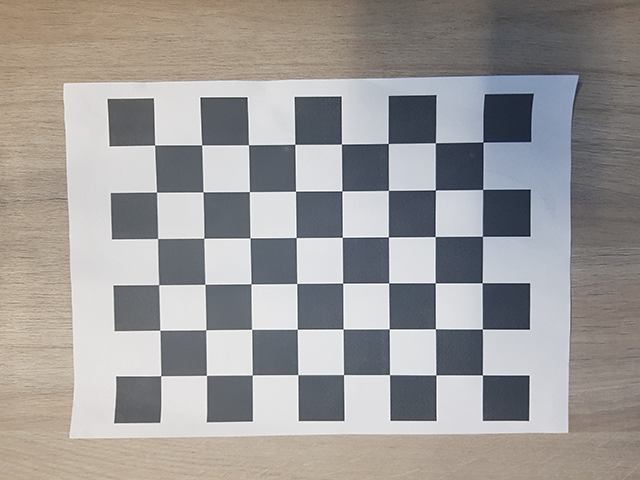
#> input picture measure/calibration/20210308_120028.png, 640 x 480 px; its folder holds only this picture in this run
$ python measure.py
#> lines starting #> are read from the running program, lines starting #| are printed output that depends on the picture; long printed decimals are rounded
import numpy as np
import cv2 as cv
import glob

OBJ_DISTANCE = 30 # cm - distance from objects to the camera
OBJ_SIZE = 14.5 # cm - pen size

criteria = (cv.TERM_CRITERIA_EPS + cv.TERM_CRITERIA_MAX_ITER, 30, 0.001)

# prepare object points, like (0,0,0), (1,0,0), (2,0,0) ....,(6,5,0)
objp = np.zeros((6*8,3), np.float32)
objp[:,:2] = np.mgrid[0:8,0:6].T.reshape(-1,2)

# Arrays to store object points and image points from all the images.
objpoints = [] # 3d point in real world space
imgpoints = [] # 2d points in image plane.
images = glob.glob('calibration/*.png')
for fname in images:
    img = cv.imread(fname)
#> img is the input picture: shape (480, 640, 3); mean B, G, R 152.6, 154, 156.9
    gray = cv.cvtColor(img, cv.COLOR_BGR2GRAY)
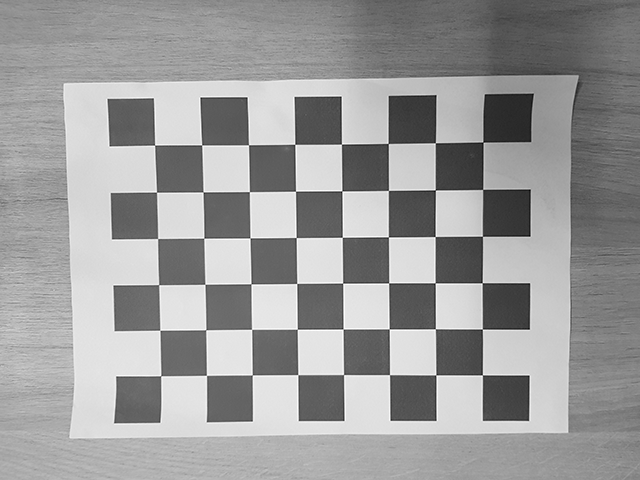
#> gray: shape (480, 640); min 1, max 255, mean 154.7
    # Find the chess board corners
    ret, corners = cv.findChessboardCorners(gray, (8,6), None)
#> ret = True; corners = 48 rows, first 8: [154.6, 145.1], [201.7, 144.9], [248.5, 144.8], [294.8, 144.3], [341.4, 144.1], [388.2, 143.5], [435.3, 142.8], [482.8, 142.1]
    # If found, add object points, image points (after refining them)
    if ret == True:
        objpoints.append(objp)
        corners2 = cv.cornerSubPix(gray,corners, (11,11), (-1,-1), criteria)
#> corners2 = 48 rows, first 8: [154.6, 145.1], [201.7, 144.9], [248.5, 144.7], [294.8, 144.3], [341.4, 144.1], [388.3, 143.4], [435.3, 142.7], [483, 142]
        imgpoints.append(corners)

ret, mtx, dist, rvecs, tvecs = cv.calibrateCamera(objpoints, imgpoints, gray.shape[::-1], None, None)
#> ret = 0.112; mtx = [[964.2, 0, 328.3], [0, 970.8, 211.7], [0, 0, 1]]; dist = [[0.231, 1.48, -0.00566, 0.00292, -30.65]]; rvecs = ([0.0909, 0.0263, -0.00896],); tvecs = ([-3.72, -1.41, 20.82],)

#print(len(objpoints))
print("Intrinsic matrix K:\n", mtx)
#| Intrinsic matrix K:
#|  [[964.245   0.         328.252]
#|  [  0.         970.808 211.706]
#|  [  0.           0.           1.        ]]

click_positions_size = [] # stores clicked positions to calc size
click_positions_dist = [] # stores clicked positions to calc distance

def mouse_cb_size(event, x, y, flags, params):
    if event == cv.EVENT_LBUTTONUP:
        if(len(click_positions_size) < 2):
            cv.circle(img_1, (x,y), 5, (0,0,255), -1) # marks red dot
            click_positions_size.append((x,y))
            print((x,y))

def mouse_cb_dist(event, x, y, flags, params):
    if event == cv.EVENT_LBUTTONUP:
        if(len(click_positions_size) < 2):
            cv.circle(img_2, (x,y), 5, (0,255,0), -1) # marks green dot
            click_positions_dist.append((x,y))
            print((x,y))

orig_img = cv.imread('pic.png')
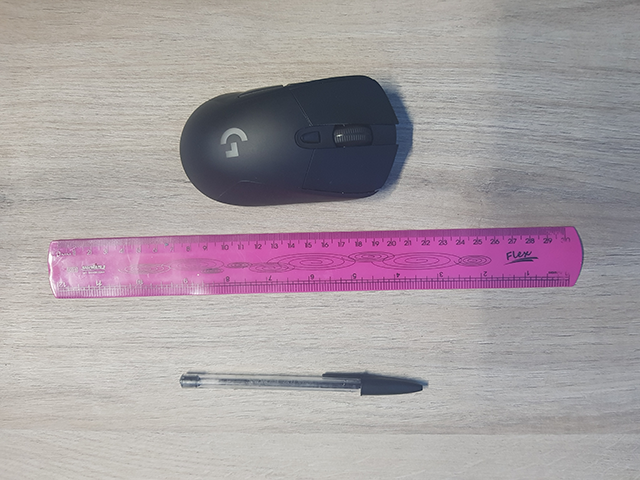
#> input picture measure/pic.png, 640 x 480 px
#> orig_img is the input picture: shape (480, 640, 3); mean B, G, R 162, 156.6, 166.7

img_1 = orig_img.copy()
img_2 = orig_img.copy()

cv.namedWindow('Object size')
cv.setMouseCallback('Object size', mouse_cb_size)

cv.namedWindow('Object distance')
cv.setMouseCallback('Object distance', mouse_cb_dist)

while(1):
    cv.imshow('Object size', img_1)
    cv.imshow('Object distance', img_2)

    if(len(click_positions_size) == 2):
        x0, y0 = click_positions_size[0]
        x1, y1 = click_positions_size[1]

        Ki = np.linalg.inv(mtx) # K ^ -1
        r0 = Ki.dot([x0, y0, 1]) # d1 on hartley slides ( Ki * [x0, y0, 1] )
        r1 = Ki.dot([x1, y1, 1]) # d2 on hartley slides ( Ki * [x1, y1, 1] )

        # cos theta = (d1 * d2) / ( norm(d1) * norm(d2) )
        cos = r0.dot(r1) / (np.linalg.norm(r0) * np.linalg.norm(r1))
        angle_rad = np.arccos(cos) # theta

        print("angle: ", np.rad2deg(angle_rad), "deg") # theta (degrees)

                                                        # tan(theta/2) = (opposite/2) / adjacent
        size = np.tan( angle_rad/2 ) * OBJ_DISTANCE * 2 # opposite = tan(theta/2) * adjacent * 2

        print("size: ", size )

        click_positions_size = []
        img_1 = orig_img.copy()
        cv.putText(img_1, str(size) + "cm" , (150, 445), cv.FONT_HERSHEY_SIMPLEX, 1, (0,0,255), 2)

    if(len(click_positions_dist) == 2):
        x0, y0 = click_positions_dist[0]
        x1, y1 = click_positions_dist[1]

        Ki = np.linalg.inv(mtx) # K ^ -1
        r0 = Ki.dot([x0, y0, 1]) # d1 on hartley slides ( Ki * [x0, y0, 1] )
        r1 = Ki.dot([x1, y1, 1]) # d2 on hartley slides ( Ki * [x1, y1, 1] )

        # cos theta = (d1 * d2) / ( norm(d1) * norm(d2) )
        cos = r0.dot(r1) / (np.linalg.norm(r0) * np.linalg.norm(r1))
        angle_rad = np.arccos(cos) # theta

        print("angle: ", np.rad2deg(angle_rad), "deg") # theta (degrees)

                                                    # tan(theta/2) = (opposite/2) / adjacent
        dist = (OBJ_SIZE / 2) / np.tan(angle_rad/2) # adjacent = (opposite/2) / tan(theta/2)

        print("dist:", dist)

        click_positions_dist = []
        img_2 = orig_img.copy()
        cv.putText(img_2, str(dist) + "cm" , (150, 445), cv.FONT_HERSHEY_SIMPLEX, 1, (0,255,0), 3)

    if cv.waitKey(20) & 0xFF == 27:
#> (key Esc is pressed here)
        break

cv.destroyAllWindows()
